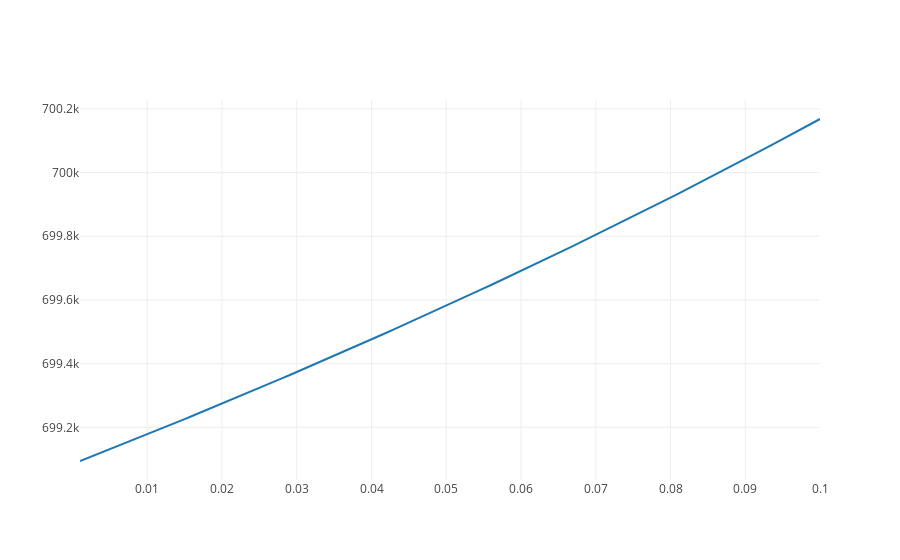
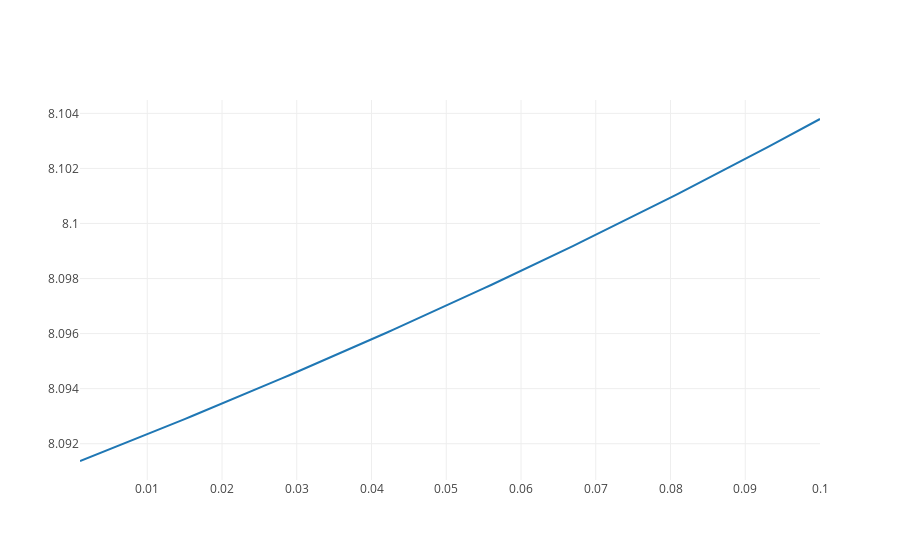

Notebook cell for these charts, in order:
### Code cell
J_ss1=area*permeability*(S1-S3_ss)
culture_volume_mL = 10 # mL
culture_volume_L = culture_volume_mL * 1e-3
cell_density = 1e9 # cells per mL
cell_number = cell_density * culture_volume_mL
k_ss = J_ss1 * (1/S1) * (1/culture_volume_L) * cell_number
half_life_ss = -1 * np.log(0.5) / k_ss
half_life_days = half_life_ss /(60*60*24) #convert from seconds to days
te.plot(S1,half_life_ss)
te.plot(S1,half_life_days)
#print('steady state rate per cell',J_ss1)
#print('steady state rate constant per culture',k_ss)
#print('half life in secs',half_life_ss)
#print('cell numbers',cell_number)
#print('moles of initial lactose',(S1) * (culture_volume_L))
